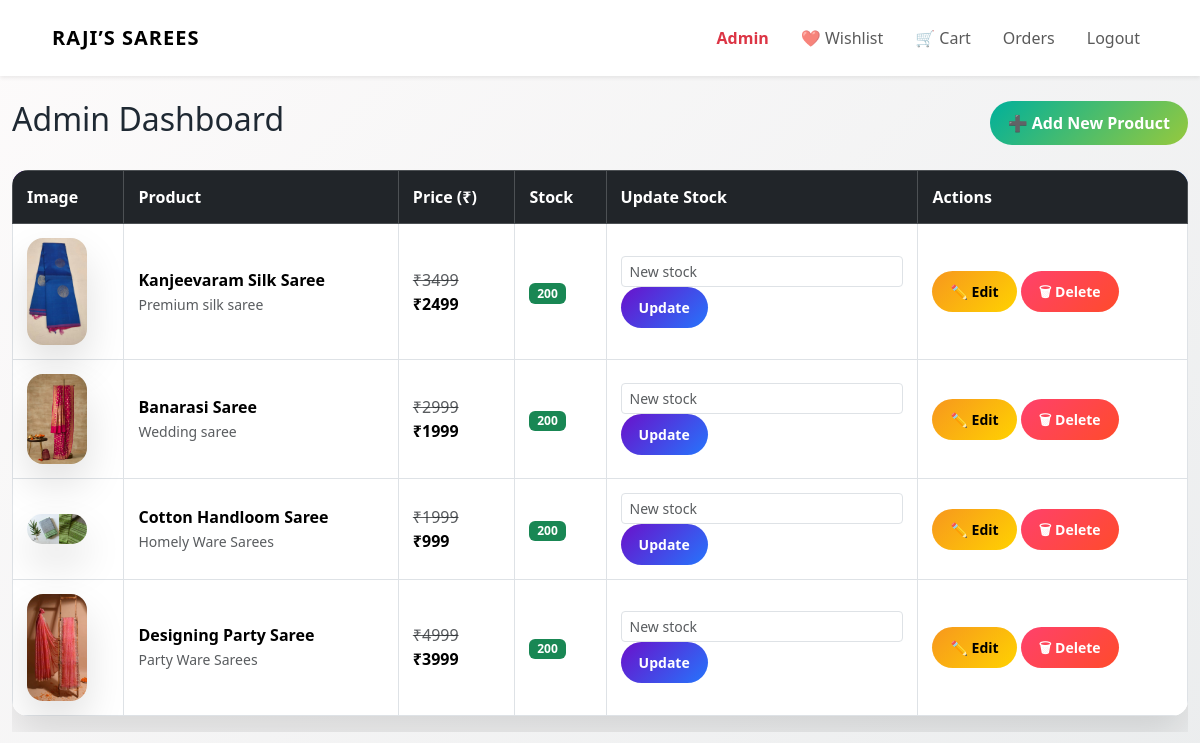
The app's page /admin/dashboard (signed in) with its own data.
### app.py (models this page shows)
class Product(db.Model):
    id = db.Column(db.Integer, primary_key=True)
    name = db.Column(db.String(150), nullable=False)
    mrp = db.Column(db.Integer, nullable=False)
    price = db.Column(db.Integer, nullable=False)
    stock = db.Column(db.Integer, nullable=False)
    image = db.Column(db.String(300), nullable=False)
    description = db.Column(db.Text, nullable=False)

### app.py (the view)
@app.route("/admin/dashboard")
@login_required
def admin_dashboard():
    if not current_user.is_admin:
        abort(403)
    products = Product.query.all()
    return render_template(
        "admin/dashboard.html",
        products=products
    )

### app.py (called while the page is built)
@login_manager.user_loader
def load_user(user_id):
    return User.query.get(int(user_id))

@app.context_processor
def inject_cart_count():
    if current_user.is_authenticated:
        count = db.session.query(
            func.sum(CartItem.quantity)
        ).filter_by(user_id=current_user.id).scalar()
        return {"cart_count": count or 0}
    return {"cart_count": 0}

### templates/admin/dashboard.html
{% extends "base.html" %}
{% block content %}
<div class="d-flex justify-content-between align-items-center mb-4">
  <h2>Admin Dashboard</h2>
  <a href="{{ url_for('admin_add_product') }}"
   class="btn btn-success">
  ➕ Add New Product
</a>
</div>
<div class="table-responsive admin-table">
  <table class="table table-bordered align-middle">
    <thead class="table-dark">
      <tr>
        <th>Image</th>
        <th>Product</th>
        <th>Price (₹)</th>
        <th>Stock</th>
        <th>Update Stock</th>
        <th>Actions</th>
      </tr>
    </thead>
    <tbody>
      {% for product in products %}
      <tr>
        <td>
<img
      src="{{ url_for('static',
            filename='uploads/' ~ product.name|lower|replace(' ', '') ~ '.jpg') }}"
      class="img-fluid product-img w-100"
      alt="{{ product.name }}"
      loading="lazy"
      onerror="this.onerror=null;this.src='/static/uploads/default.jpg';"
       width="70"
       class="rounded">
</td>
        <td>
          <strong>{{ product.name }}</strong><br>
          <small class="text-muted">{{ product.description }}</small>
        </td>
        <td>
          <del class="text-muted">₹{{ product.mrp }}</del><br>
          <strong>₹{{ product.price }}</strong>
        </td>
        <td>
          {% if product.stock > 10 %}
            <span class="badge bg-success">{{ product.stock }}</span>
          {% elif product.stock > 0 %}
            <span class="badge bg-warning text-dark">{{ product.stock }}</span>
          {% else %}
            <span class="badge bg-danger">Out of stock</span>
          {% endif %}
        </td>
        <td>
  <form method="POST"
        action="/admin/update-stock/{{ product.id }}"
        class="admin-stock-form">
    <input
      type="number"
      name="stock"
      min="0"
      class="form-control form-control-sm"
      placeholder="New stock"
      required
    >
    <button type="submit" class="btn btn-sm btn-primary">
      Update
    </button>
  </form>
</td>
<td>
  <div class="admin-actions">
    <a href="/admin/product/edit/{{ product.id }}"
       class="btn btn-warning btn-sm">✏️ Edit</a>
    <a href="/admin/product/delete/{{ product.id }}"
       class="btn btn-danger btn-sm"
       onclick="return confirm('Delete this product?')">
       🗑 Delete
    </a>
  </div>
</td>
      </tr>
      {% endfor %}
    </tbody>
  </table>
</div>
{% endblock %}

### static/css/style.css (style rules this page uses)
* { margin: 0; padding: 0; box-sizing: border-box; }
body { font-family: 'Inter', sans-serif; background-color: #f5f5f6; color: #282c3f; }
body { background-color: #f5f5f5; }
.product-img { width: 100%; height: 320px; object-fit: cover; }
button { transition: all 0.3s ease; }
.admin-table img { max-width: 60px; height: auto; }
:root { --primary: #b1275e; --secondary: #f8f8f8; --text-dark: #222; --muted: #777; }
body { font-family: 'Poppins', sans-serif; background-color: var(--secondary); color: var(--text-dark); }
a { text-decoration: none; }
.product-img { width: 100%; height: 220px; object-fit: cover; border-top-left-radius: 14px; border-top-right-radius: 14px; }
@media (min-width: 992px) { .product-img { height: 240px; } }
:root { --primary: #6a11cb; --secondary: #2575fc; --accent: #ffb703; --success: #2ec4b6; --danger: #ef233c; --dark: #1f2933; --light: #f8f9fa; --glass: rgba(255, 255, 255, 0.75); --radius: 16px; --shadow: 0 20px 40px rgba(0,0,0,0.12); }
body { font-family: "Poppins", system-ui, sans-serif; background: linear-gradient(135deg, #fdfbfb, #ebedee); color: var(--dark); min-height: 100vh; }
.btn { border-radius: 999px; font-weight: 600; padding: 10px 18px; transition: all 0.35s ease; }
.btn-primary { background: linear-gradient(135deg, var(--primary), var(--secondary)); border: none; }
.btn-success { background: linear-gradient(135deg, #00b09b, #96c93d); border: none; }
.btn-danger { background: linear-gradient(135deg, #ff416c, #ff4b2b); border: none; }
.btn-warning { background: linear-gradient(135deg, #f7971e, #ffd200); border: none; }
.product-img { border-radius: var(--radius); object-fit: cover; transition: transform 0.5s ease; }
.container img { border-radius: var(--radius); box-shadow: var(--shadow); }
.admin-table table { background: white; border-radius: var(--radius); overflow: hidden; box-shadow: var(--shadow); }
.admin-table thead { background: linear-gradient(135deg, var(--primary), var(--secondary)); color: white; }
.admin-table th, .admin-table td { vertical-align: middle; padding: 14px; }
.admin-actions .btn { margin: 3px 0; }
input, textarea, select { border-radius: 999px; padding: 10px 14px; border: 1px solid #ddd; transition: all 0.3s ease; }

### records on screen
Product: shows a picture, name "Kanjeevaram Silk Saree", description "Premium silk saree", mrp "3499", price "2499", stock "200"
Product: shows a picture, name "Banarasi Saree", description "Wedding saree", mrp "2999", price "1999", stock "200"
Product: shows a picture, name "Cotton Handloom Saree", description "Homely Ware Sarees", mrp "1999", price "999", stock "200"
Product: shows a picture, name "Designing Party Saree", description "Party Ware Sarees", mrp "4999", price "3999", stock "200"
